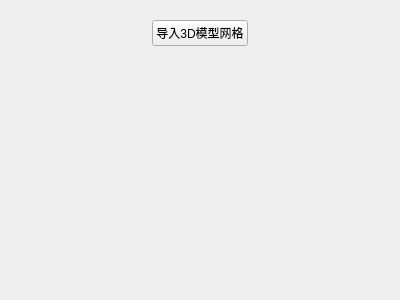
<?xml version="1.0" encoding="UTF-8"?>
<ui version="4.0">
 <class>Finite3D_ImportModelGrid</class>
 <widget class="QWidget" name="Finite3D_ImportModelGrid">
  <property name="geometry">
   <rect>
    <x>0</x>
    <y>0</y>
    <width>400</width>
    <height>300</height>
   </rect>
  </property>
  <property name="windowTitle">
   <string>Form</string>
  </property>
  <layout class="QVBoxLayout" name="verticalLayout">
   <item>
    <widget class="QWidget" name="widget" native="true">
     <layout class="QHBoxLayout" name="horizontalLayout">
      <item>
       <spacer name="horizontalSpacer">
        <property name="orientation">
         <enum>Qt::Horizontal</enum>
        </property>
        <property name="sizeHint" stdset="0">
         <size>
          <width>40</width>
          <height>20</height>
         </size>
        </property>
       </spacer>
      </item>
      <item>
       <widget class="QPushButton" name="pushButton_Import3DModelMesh">
        <property name="text">
         <string>导入3D模型网格</string>
        </property>
       </widget>
      </item>
      <item>
       <spacer name="horizontalSpacer_2">
        <property name="orientation">
         <enum>Qt::Horizontal</enum>
        </property>
        <property name="sizeHint" stdset="0">
         <size>
          <width>40</width>
          <height>20</height>
         </size>
        </property>
       </spacer>
      </item>
     </layout>
    </widget>
   </item>
   <item>
    <spacer name="verticalSpacer">
     <property name="orientation">
      <enum>Qt::Vertical</enum>
     </property>
     <property name="sizeHint" stdset="0">
      <size>
       <width>20</width>
       <height>232</height>
      </size>
     </property>
    </spacer>
   </item>
  </layout>
 </widget>
 <resources/>
 <connections/>
</ui>
